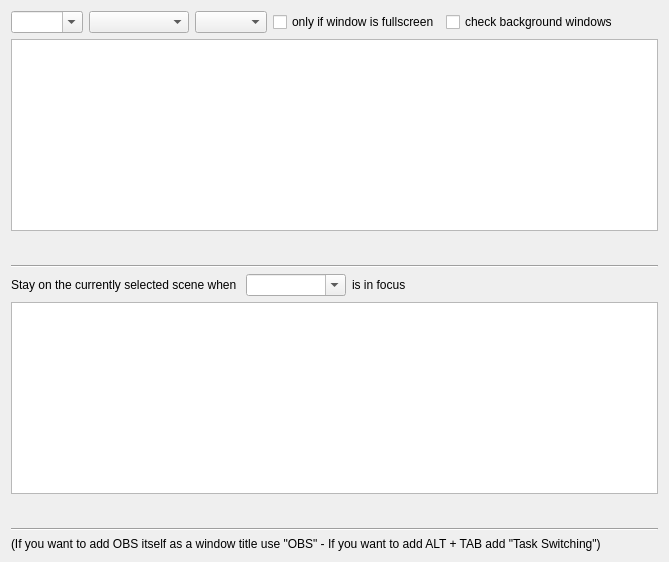
     <widget class="QWidget" name="ignoreWindowsTab">
      <attribute name="title">
       <string>Window Title</string>
      </attribute>
      <layout class="QVBoxLayout" name="verticalLayout_4">
       <item>
        <layout class="QHBoxLayout" name="horizontalLayout_12">
         <item>
          <widget class="QComboBox" name="windowTitleWindows">
           <property name="editable">
            <bool>true</bool>
           </property>
           <property name="maxVisibleItems">
            <number>20</number>
           </property>
          </widget>
         </item>
         <item>
          <widget class="QComboBox" name="windowTitleScenes">
           <property name="sizePolicy">
            <sizepolicy hsizetype="Maximum" vsizetype="Fixed">
             <horstretch>0</horstretch>
             <verstretch>0</verstretch>
            </sizepolicy>
           </property>
           <property name="minimumSize">
            <size>
             <width>100</width>
             <height>0</height>
            </size>
           </property>
          </widget>
         </item>
         <item>
          <widget class="QComboBox" name="windowTitleTransitions"/>
         </item>
         <item>
          <widget class="QCheckBox" name="fullscreenCheckBox">
           <property name="text">
            <string>only if window is fullscreen</string>
           </property>
          </widget>
         </item>
         <item>
          <widget class="QCheckBox" name="checkBackgroundCheckBox">
           <property name="text">
            <string>check background windows</string>
           </property>
          </widget>
         </item>
         <item>
          <spacer name="horizontalSpacer_34">
           <property name="orientation">
            <enum>Qt::Horizontal</enum>
           </property>
           <property name="sizeHint" stdset="0">
            <size>
             <width>40</width>
             <height>20</height>
            </size>
           </property>
          </spacer>
         </item>
        </layout>
       </item>
       <item>
        <widget class="QListWidget" name="windowTitleSwitchesList">
         <property name="sizePolicy">
          <sizepolicy hsizetype="Expanding" vsizetype="Expanding">
           <horstretch>0</horstretch>
           <verstretch>0</verstretch>
          </sizepolicy>
         </property>
         <property name="sortingEnabled">
          <bool>true</bool>
         </property>
        </widget>
       </item>
       <item>
        <layout class="QHBoxLayout" name="horizontalLayout_13">
         <property name="spacing">
          <number>4</number>
         </property>
         <item>
          <widget class="QPushButton" name="add">
           <property name="maximumSize">
            <size>
             <width>22</width>
             <height>22</height>
            </size>
           </property>
           <property name="flat">
            <bool>true</bool>
           </property>
           <property name="themeID" stdset="0">
            <string notr="true">addIconSmall</string>
           </property>
          </widget>
         </item>
         <item>
          <widget class="QPushButton" name="remove">
           <property name="maximumSize">
            <size>
             <width>22</width>
             <height>22</height>
            </size>
           </property>
           <property name="flat">
            <bool>true</bool>
           </property>
           <property name="themeID" stdset="0">
            <string notr="true">removeIconSmall</string>
           </property>
          </widget>
         </item>
         <item>
          <spacer name="horizontalSpacer_10">
           <property name="orientation">
            <enum>Qt::Horizontal</enum>
           </property>
           <property name="sizeHint" stdset="0">
            <size>
             <width>40</width>
             <height>20</height>
            </size>
           </property>
          </spacer>
         </item>
        </layout>
       </item>
       <item>
        <widget class="Line" name="line_5">
         <property name="orientation">
          <enum>Qt::Horizontal</enum>
         </property>
        </widget>
       </item>
       <item>
        <layout class="QHBoxLayout" name="horizontalLayout_9">
         <item>
          <widget class="QLabel" name="label_8">
           <property name="text">
            <string>Stay on the currently selected scene when </string>
           </property>
          </widget>
         </item>
         <item>
          <widget class="QComboBox" name="ignoreWindowsWindows">
           <property name="sizePolicy">
            <sizepolicy hsizetype="Maximum" vsizetype="Fixed">
             <horstretch>0</horstretch>
             <verstretch>0</verstretch>
            </sizepolicy>
           </property>
           <property name="minimumSize">
            <size>
             <width>100</width>
             <height>0</height>
            </size>
           </property>
           <property name="editable">
            <bool>true</bool>
           </property>
          </widget>
         </item>
         <item>
          <widget class="QLabel" name="label_9">
           <property name="text">
            <string>is in focus</string>
           </property>
          </widget>
         </item>
         <item>
          <spacer name="horizontalSpacer_7">
           <property name="orientation">
            <enum>Qt::Horizontal</enum>
           </property>
           <property name="sizeHint" stdset="0">
            <size>
             <width>40</width>
             <height>20</height>
            </size>
           </property>
          </spacer>
         </item>
        </layout>
       </item>
       <item>
        <widget class="QListWidget" name="ignoreWindowsList">
         <property name="sizePolicy">
          <sizepolicy hsizetype="Expanding" vsizetype="Expanding">
           <horstretch>0</horstretch>
           <verstretch>0</verstretch>
          </sizepolicy>
         </property>
         <property name="sortingEnabled">
          <bool>true</bool>
         </property>
        </widget>
       </item>
       <item>
        <layout class="QHBoxLayout" name="horizontalLayout_8">
         <property name="spacing">
          <number>4</number>
         </property>
         <item>
          <widget class="QPushButton" name="ignoreWindowsAdd">
           <property name="maximumSize">
            <size>
             <width>22</width>
             <height>22</height>
            </size>
           </property>
           <property name="flat">
            <bool>true</bool>
           </property>
           <property name="themeID" stdset="0">
            <string notr="true">addIconSmall</string>
           </property>
          </widget>
         </item>
         <item>
          <widget class="QPushButton" name="ignoreWindowsRemove">
           <property name="maximumSize">
            <size>
             <width>22</width>
             <height>22</height>
            </size>
           </property>
           <property name="flat">
            <bool>true</bool>
           </property>
           <property name="themeID" stdset="0">
            <string notr="true">removeIconSmall</string>
           </property>
          </widget>
         </item>
         <item>
          <spacer name="horizontalSpacer_6">
           <property name="orientation">
            <enum>Qt::Horizontal</enum>
           </property>
           <property name="sizeHint" stdset="0">
            <size>
             <width>40</width>
             <height>20</height>
            </size>
           </property>
          </spacer>
         </item>
        </layout>
       </item>
       <item>
        <widget class="Line" name="line_9">
         <property name="orientation">
          <enum>Qt::Horizontal</enum>
         </property>
        </widget>
       </item>
       <item>
        <widget class="QLabel" name="label_47">
         <property name="text">
          <string>(If you want to add OBS itself as a window title use &quot;OBS&quot; - If you want to add ALT + TAB add &quot;Task Switching&quot;)</string>
         </property>
        </widget>
       </item>
      </layout>
     </widget>
